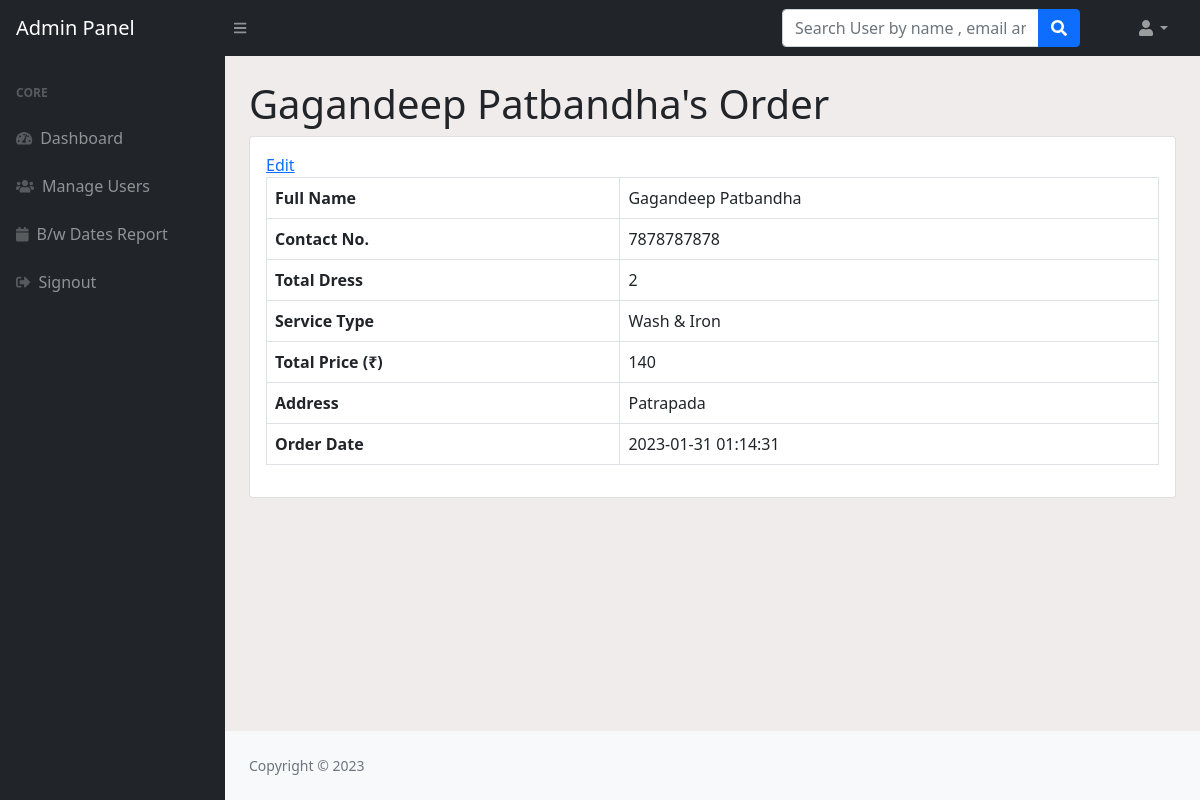
The page /loginsystem/admin/laundry_req_edit.php?uid=1 (signed in) on the database its author committed.
### tables this page shows
CREATE TABLE `laundry_request` (
  `id` int(11) NOT NULL,
  `name` varchar(255) DEFAULT NULL,
  `contactno` varchar(255) DEFAULT NULL,
  `total_dress` INT(11) DEFAULT NULL,
  `service_type` varchar(255) DEFAULT NULL,
  `total_price` varchar(255) DEFAULT NULL,
  `address` varchar(255) DEFAULT NULL,
  `posting_date` timestamp NOT NULL DEFAULT current_timestamp()
);

### loginsystem/admin/laundry_req_edit.php (the view, shortened to what this page needs)
<?php session_start();
include_once('../includes/config.php');
if (strlen($_SESSION['adminid']==0)) {
  header('location:logout.php');
  } else{
?>
<!DOCTYPE html>
<html lang="en">
    <head>
        <link href="https://cdn.jsdelivr.net/npm/simple-datatables@latest/dist/style.css" rel="stylesheet" />
        <link href="../css/styles.css" rel="stylesheet" />
    </head>
    <body class="sb-nav-fixed">
      <?php include_once('includes/navbar.php');?>
        <div id="layoutSidenav">
          <?php include_once('includes/sidebar.php');?>
            <div id="layoutSidenav_content">
                <main>
                    <div class="container-fluid px-4">
<?php
$userid=$_GET['uid'];
$query=mysqli_query($con,"select * from laundry_request where id='$userid'");
while($result=mysqli_fetch_array($query))
{?>
                        <h1 class="mt-4"><?php echo $result['name'];?>'s Order</h1>
                        <div class="card mb-4">
                            <div class="card-body">
                                <a href="admin-edit-profile.php?uid=<?php echo $result['id'];?>">Edit</a>
                                <table class="table table-bordered">
                                   <tr>
                                    <th>Full Name</th>
                                       <td><?php echo $result['name'];?></td>
                                   </tr>
                                   <tr>
                                       <th>Contact No.</th>
                                       <td><?php echo $result['contactno'];?></td>
                                   </tr>
                                   <tr>
                                       <th>Total Dress</th>
                                       <td colspan="3"><?php echo $result['total_dress'];?></td>
                                   </tr>
                                     <tr>
                                       <th>Service Type</th>
                                       <td colspan="3"><?php echo $result['service_type'];?></td>
                                   </tr>
                                   <tr>
                                       <th>Total Price <span>(&#8377;)</span></th>
                                       <td colspan="3"><?php echo $result['total_price'];?></td>
                                   </tr>
                                   <tr>
                                       <th>Address</th>
                                       <td colspan="3"><?php echo $result['address'];?></td>
                                   </tr>
                                   <tr>
                                       <th>Order Date</th>
                                       <td colspan="3"><?php echo $result['posting_date'];?></td>
                                   </tr>
                                </table>
                            </div>
                        </div>
<?php } ?>
                    </div>
                </main>
          <?php include('../includes/footer.php');?>
            </div>
        </div>
    </body>
</html>
<?php } ?>

### rows shown on the page
laundry_request: name "Gagandeep Patbandha", contactno "7878787878", total_dress "2", service_type "Wash & Iron", total_price "140", address "Patrapada", posting_date "2023-01-31 01:14:31"
